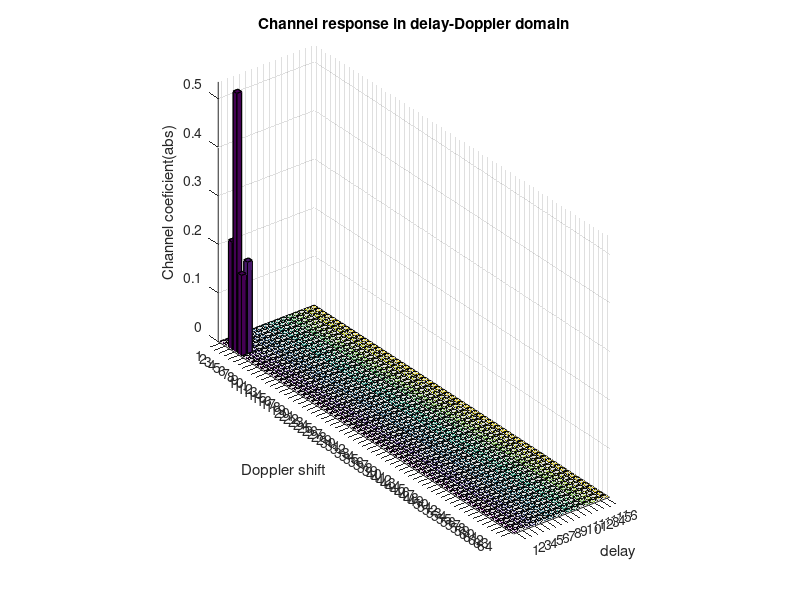
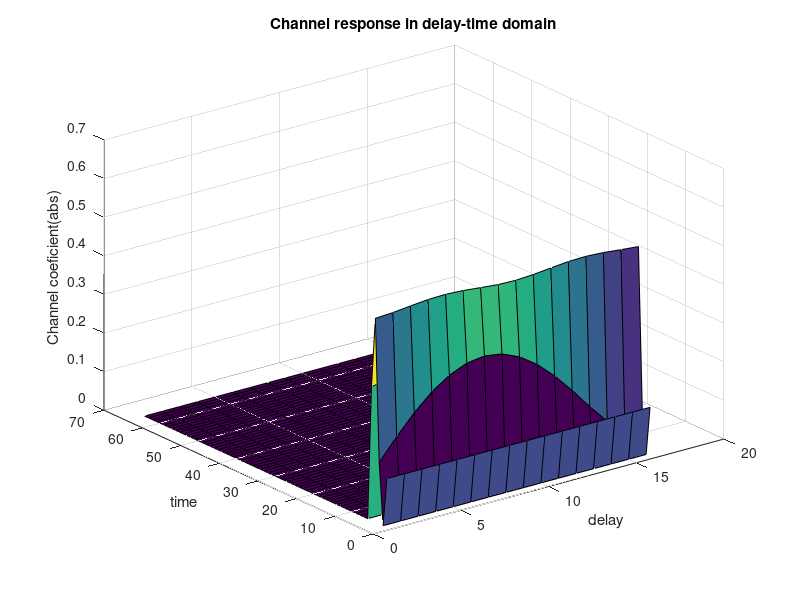
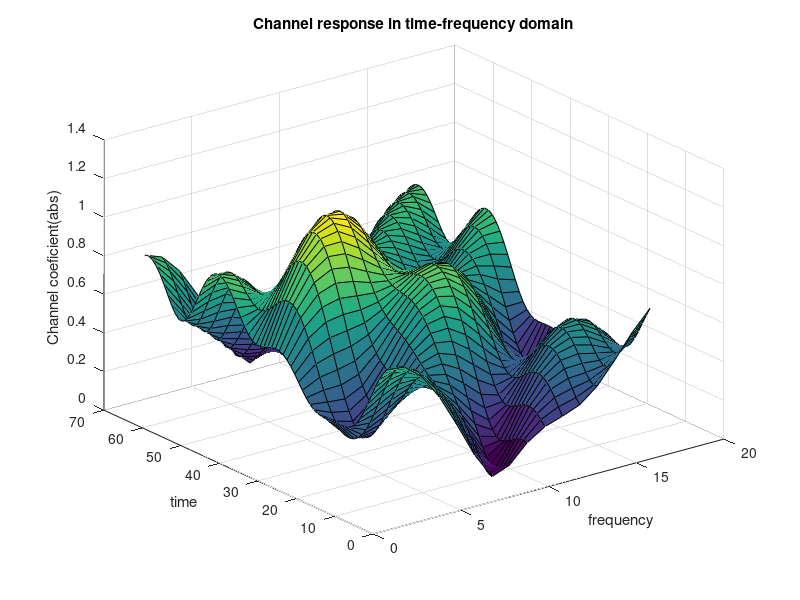

These figures' MATLAB source, in order:
%% DD域
max_UE_speed_kmh = 1000;
max_UE_speed = max_UE_speed_kmh*(1000/3600);

N=16; 
M=64;

delta_f=15e3;
T=1/delta_f;
fc=4e9;

delays_EVA = [0, 30, 150, 310, 370, 710, 1090, 1730, 2510]*10^(-9); 
pdp_EVA = [0.0, -1.5, -1.4, -3.6, -0.6, -9.1, -7.0, -12.0, -16.9];

c=299792458;

delay_resolution = 1/(M*delta_f);
Doppler_resolution = 1/(N*T);

nu_max = (max_UE_speed*fc)/(c);
k_max = nu_max/Doppler_resolution;

delays=delays_EVA; 
pdp=pdp_EVA;       
pdp_linear = 10.^(pdp/10);
pdp_linear = pdp_linear/sum(pdp_linear);
taps=length(pdp);
g_i = sqrt(pdp_linear).*(sqrt(1/2) * (randn(1,taps)+1i*randn(1,taps)));

l_i=  round(delays./delay_resolution);
k_i = round(k_max-k_max*rand(1,taps));

%% 得到DD域信道冲激响应（矩阵形式，横坐标为Doppler，纵坐标为delay）
g = zeros(M,N);

for ith = 1:length(g_i)
    delay = l_i(ith)+1;
    Doppler = k_i(ith)+1;
    g(Doppler,delay) = g_i(ith);
end
g_abs = abs(g);
figure;
bar3(g_abs);
title('Channel response in delay-Doppler domain');
xlabel('delay');
ylabel('Doppler shift');
zlabel('Channel coeficient(abs)');

%% 得到TD域冲激响应
g_td = zeros(M,N);
for ith = 1:M
    g_td(ith,:) = fft(g(ith,:));
end
figure;
g_td_abs = abs(g_td);
surf(g_td_abs);
title('Channel response in delay-time domain');
xlabel('delay');
ylabel('time');
zlabel('Channel coeficient(abs)');
%% 得到TF域冲激响应
g_tf = zeros(M,N);
for ith = 1:M
    g_tf(ith,:) = fft(g(ith,:));
end
for ith = 1:N
    g_tf(:,ith) = fft(g_tf(:,ith));
end
figure;
g_tf_abs = abs(g_tf);
surf(g_tf_abs);
title('Channel response in time-frequency domain');
xlabel('frequency');
ylabel('time');
zlabel('Channel coeficient(abs)');
